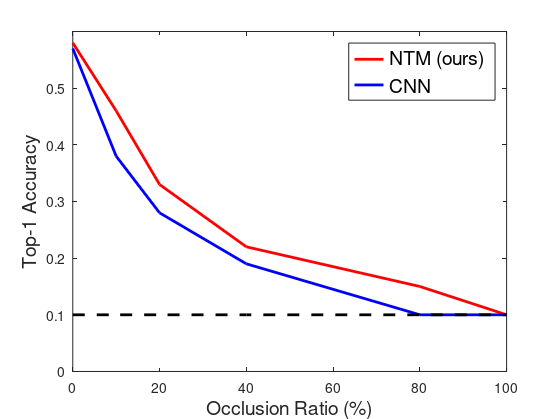

The MATLAB script that drew this image:
clear all; close all; clc;

%see pytorch/cifar10/cifar_cnn versus cifar_readwrite. jupyter notebook for
%results
OccludeRatio = [0 0.1 0.2 0.4 0.8 1]*100;
NTM_Accuracy = [0.58 0.46 0.33 0.22 0.15 0.1];
CNN_Accuracy = [0.57 0.38 0.28 0.19 0.1 0.1];

hb = figure;
plot(OccludeRatio, NTM_Accuracy, 'r', 'LineWidth',2);
hold on;
plot(OccludeRatio, CNN_Accuracy, 'b', 'LineWidth',2);
plot(OccludeRatio, ones(length(CNN_Accuracy),1)*0.1, 'k--', 'LineWidth',2);

ylim([0 0.6]);
xlim([0 1]*100);
xlabel('Occlusion Ratio (%)','FontSize',14);
ylabel('Top-1 Accuracy','FontSize',14);

legend({'NTM (ours)','CNN'},'FontSize',14);
printpostfix = '.png';
printmode = '-dpng'; %-depsc
printoption = '-r200'; %'-fillpage'
set(hb,'Units','Inches');
pos = get(hb,'Position');
set(hb,'PaperPositionMode','Auto','PaperUnits','Inches','PaperSize',[pos(3), pos(4)]);
print(hb,['Figure/OcclusionPlot.png'],printmode,printoption);
